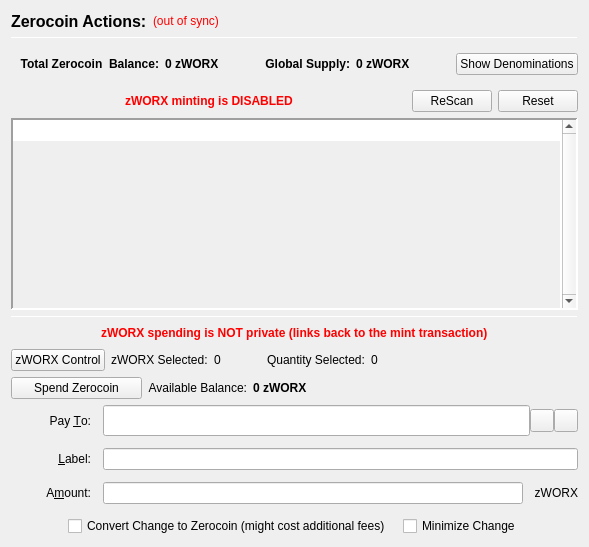
                  <widget class="QFrame" name="verticalFrameLeft">
                   <layout class="QVBoxLayout" name="verticalLayout_2">
                    <item>
                     <layout class="QVBoxLayout" name="verticalLayout_3">
                      <item>
                       <layout class="QHBoxLayout" name="horizontalLayout_3">
                        <item>
                         <widget class="QLabel" name="labelzWORXActions">
                          <property name="font">
                           <font>
                            <pointsize>12</pointsize>
                            <weight>75</weight>
                            <bold>true</bold>
                           </font>
                          </property>
                          <property name="text">
                           <string>Zerocoin Actions:</string>
                          </property>
                          <property name="alignment">
                           <set>Qt::AlignLeading|Qt::AlignLeft|Qt::AlignVCenter</set>
                          </property>
                         </widget>
                        </item>
                        <item>
                         <widget class="QLabel" name="labelzWORXSyncStatus">
                          <property name="toolTip">
                           <string>The displayed information may be out of date. Your wallet automatically synchronizes with the WORX network after a connection is established, but this process has not completed yet.</string>
                          </property>
                          <property name="styleSheet">
                           <string notr="true">QLabel { color: red; }</string>
                          </property>
                          <property name="text">
                           <string notr="true">(out of sync)</string>
                          </property>
                          <property name="alignment">
                           <set>Qt::AlignLeading|Qt::AlignLeft|Qt::AlignVCenter</set>
                          </property>
                         </widget>
                        </item>
                        <item>
                         <spacer name="horizontalSpacer">
                          <property name="orientation">
                           <enum>Qt::Horizontal</enum>
                          </property>
                          <property name="sizeHint" stdset="0">
                           <size>
                            <width>40</width>
                            <height>20</height>
                           </size>
                          </property>
                         </spacer>
                        </item>
                       </layout>
                      </item>
                      <item>
                       <widget class="Line" name="lineUpperLeft">
                        <property name="minimumSize">
                         <size>
                          <width>0</width>
                          <height>1</height>
                         </size>
                        </property>
                        <property name="maximumSize">
                         <size>
                          <width>16777215</width>
                          <height>1</height>
                         </size>
                        </property>
                        <property name="frameShadow">
                         <enum>QFrame::Sunken</enum>
                        </property>
                        <property name="orientation">
                         <enum>Qt::Horizontal</enum>
                        </property>
                       </widget>
                      </item>
                      <item>
                       <widget class="QFrame" name="balanceSupplyFrame">
                        <layout class="QHBoxLayout" name="horizontalLayout_2" stretch="0,0,0,1,0">
                         <property name="rightMargin">
                          <number>0</number>
                         </property>
                         <item>
                          <layout class="QHBoxLayout" name="horizontalLayout_34">
                           <item>
                            <widget class="QLabel" name="labelzAvailableText_3">
                             <property name="font">
                              <font>
                               <weight>75</weight>
                               <bold>true</bold>
                              </font>
                             </property>
                             <property name="toolTip">
                              <string>Total Balance including unconfirmed and immature zWORX</string>
                             </property>
                             <property name="text">
                              <string>Total Zerocoin  Balance:</string>
                             </property>
                             <property name="alignment">
                              <set>Qt::AlignRight|Qt::AlignTrailing|Qt::AlignVCenter</set>
                             </property>
                            </widget>
                           </item>
                           <item>
                            <widget class="QLabel" name="labelzAvailableAmount_4">
                             <property name="minimumSize">
                              <size>
                               <width>40</width>
                               <height>0</height>
                              </size>
                             </property>
                             <property name="font">
                              <font>
                               <weight>75</weight>
                               <bold>true</bold>
                              </font>
                             </property>
                             <property name="toolTip">
                              <string>Total Balance including unconfirmed and immature zWORX</string>
                             </property>
                             <property name="text">
                              <string>0 zWORX</string>
                             </property>
                             <property name="alignment">
                              <set>Qt::AlignLeading|Qt::AlignLeft|Qt::AlignVCenter</set>
                             </property>
                            </widget>
                           </item>
                          </layout>
                         </item>
                         <item>
                          <spacer name="horizontalSpacer_32">
                           <property name="orientation">
                            <enum>Qt::Horizontal</enum>
                           </property>
                           <property name="sizeHint" stdset="0">
                            <size>
                             <width>40</width>
                             <height>20</height>
                            </size>
                           </property>
                          </spacer>
                         </item>
                         <item>
                          <layout class="QHBoxLayout" name="horizontalLayout_35">
                           <item>
                            <widget class="QLabel" name="labelZsupplyText_2">
                             <property name="font">
                              <font>
                               <weight>75</weight>
                               <bold>true</bold>
                              </font>
                             </property>
                             <property name="text">
                              <string>Global Supply:</string>
                             </property>
                             <property name="alignment">
                              <set>Qt::AlignRight|Qt::AlignTrailing|Qt::AlignVCenter</set>
                             </property>
                            </widget>
                           </item>
                           <item>
                            <widget class="QLabel" name="labelZsupplyAmount_2">
                             <property name="font">
                              <font>
                               <weight>75</weight>
                               <bold>true</bold>
                              </font>
                             </property>
                             <property name="text">
                              <string>0 zWORX</string>
                             </property>
                            </widget>
                           </item>
                          </layout>
                         </item>
                         <item>
                          <spacer name="horizontalSpacer_31">
                           <property name="orientation">
                            <enum>Qt::Horizontal</enum>
                           </property>
                           <property name="sizeHint" stdset="0">
                            <size>
                             <width>40</width>
                             <height>20</height>
                            </size>
                           </property>
                          </spacer>
                         </item>
                         <item>
                          <widget class="QPushButton" name="pushButtonShowDenoms">
                           <property name="toolTip">
                            <string>Show zWORX denominations list</string>
                           </property>
                           <property name="text">
                            <string>Show Denominations</string>
                           </property>
                          </widget>
                         </item>
                        </layout>
                       </widget>
                      </item>
                      <item>
                       <layout class="QHBoxLayout" name="horizontalLayout_4">
                        <item>
                         <spacer name="horizontalSpacer_2">
                          <property name="orientation">
                           <enum>Qt::Horizontal</enum>
                          </property>
                          <property name="sizeHint" stdset="0">
                           <size>
                            <width>40</width>
                            <height>20</height>
                           </size>
                          </property>
                         </spacer>
                        </item>
                        <item>
                         <widget class="QLabel" name="label">
                          <property name="styleSheet">
                           <string notr="true">color: red;
font-weight: bold;</string>
                          </property>
                          <property name="text">
                           <string>zWORX minting is DISABLED</string>
                          </property>
                         </widget>
                        </item>
                        <item>
                         <spacer name="horizontalSpacer_3">
                          <property name="orientation">
                           <enum>Qt::Horizontal</enum>
                          </property>
                          <property name="sizeHint" stdset="0">
                           <size>
                            <width>40</width>
                            <height>20</height>
                           </size>
                          </property>
                         </spacer>
                        </item>
                        <item>
                         <widget class="QPushButton" name="pushButtonMintReset">
                          <property name="maximumSize">
                           <size>
                            <width>80</width>
                            <height>16777215</height>
                           </size>
                          </property>
                          <property name="toolTip">
                           <string>Rescan the complete blockchain for  Zerocoin mints and their meta-data.</string>
                          </property>
                          <property name="text">
                           <string>ReScan</string>
                          </property>
                         </widget>
                        </item>
                        <item>
                         <widget class="QPushButton" name="pushButtonSpentReset">
                          <property name="maximumSize">
                           <size>
                            <width>80</width>
                            <height>16777215</height>
                           </size>
                          </property>
                          <property name="toolTip">
                           <string>Reset Zerocoin Wallet DB. Deletes transactions that did not make it into the blockchain.</string>
                          </property>
                          <property name="text">
                           <string>Reset</string>
                          </property>
                         </widget>
                        </item>
                       </layout>
                      </item>
                      <item>
                       <widget class="QPlainTextEdit" name="TEMintStatus">
                        <property name="font">
                         <font>
                          <pointsize>8</pointsize>
                         </font>
                        </property>
                        <property name="toolTip">
                         <string>Status and/or Mesages from the last Mint Action.</string>
                        </property>
                        <property name="frameShape">
                         <enum>QFrame::Panel</enum>
                        </property>
                        <property name="frameShadow">
                         <enum>QFrame::Sunken</enum>
                        </property>
                        <property name="lineWidth">
                         <number>2</number>
                        </property>
                        <property name="midLineWidth">
                         <number>2</number>
                        </property>
                        <property name="verticalScrollBarPolicy">
                         <enum>Qt::ScrollBarAlwaysOn</enum>
                        </property>
                        <property name="horizontalScrollBarPolicy">
                         <enum>Qt::ScrollBarAlwaysOff</enum>
                        </property>
                        <property name="readOnly">
                         <bool>true</bool>
                        </property>
                        <property name="plainText">
                         <string notr="true"/>
                        </property>
                        <property name="backgroundVisible">
                         <bool>true</bool>
                        </property>
                       </widget>
                      </item>
                      <item>
                       <widget class="Line" name="line">
                        <property name="minimumSize">
                         <size>
                          <width>0</width>
                          <height>1</height>
                         </size>
                        </property>
                        <property name="maximumSize">
                         <size>
                          <width>16777215</width>
                          <height>1</height>
                         </size>
                        </property>
                        <property name="orientation">
                         <enum>Qt::Horizontal</enum>
                        </property>
                       </widget>
                      </item>
                      <item>
                       <layout class="QHBoxLayout" name="horizontalLayout_7">
                        <item>
                         <spacer name="horizontalSpacer_18">
                          <property name="orientation">
                           <enum>Qt::Horizontal</enum>
                          </property>
                          <property name="sizeHint" stdset="0">
                           <size>
                            <width>40</width>
                            <height>20</height>
                           </size>
                          </property>
                         </spacer>
                        </item>
                        <item>
                         <widget class="QLabel" name="label_2">
                          <property name="styleSheet">
                           <string notr="true">color: red;
font-weight: bold;</string>
                          </property>
                          <property name="text">
                           <string>zWORX spending is NOT private (links back to the mint transaction)</string>
                          </property>
                         </widget>
                        </item>
                        <item>
                         <spacer name="horizontalSpacer_30">
                          <property name="orientation">
                           <enum>Qt::Horizontal</enum>
                          </property>
                          <property name="sizeHint" stdset="0">
                           <size>
                            <width>40</width>
                            <height>20</height>
                           </size>
                          </property>
                         </spacer>
                        </item>
                       </layout>
                      </item>
                      <item>
                       <layout class="QHBoxLayout" name="horizontalLayout_24">
                        <property name="leftMargin">
                         <number>0</number>
                        </property>
                        <property name="bottomMargin">
                         <number>0</number>
                        </property>
                        <item>
                         <widget class="QPushButton" name="pushButtonZWorxControl">
                          <property name="text">
                           <string>zWORX Control</string>
                          </property>
                         </widget>
                        </item>
                        <item>
                         <widget class="QLabel" name="labelzWorxSelected">
                          <property name="text">
                           <string>zWORX Selected:</string>
                          </property>
                         </widget>
                        </item>
                        <item>
                         <widget class="QLabel" name="labelzWorxSelected_int">
                          <property name="text">
                           <string>0</string>
                          </property>
                         </widget>
                        </item>
                        <item>
                         <spacer name="horizontalSpacer_17">
                          <property name="orientation">
                           <enum>Qt::Horizontal</enum>
                          </property>
                          <property name="sizeType">
                           <enum>QSizePolicy::Fixed</enum>
                          </property>
                          <property name="sizeHint" stdset="0">
                           <size>
                            <width>40</width>
                            <height>20</height>
                           </size>
                          </property>
                         </spacer>
                        </item>
                        <item>
                         <widget class="QLabel" name="labelQuantitySelected">
                          <property name="text">
                           <string>Quantity Selected:</string>
                          </property>
                         </widget>
                        </item>
                        <item>
                         <widget class="QLabel" name="labelQuantitySelected_int">
                          <property name="text">
                           <string>0</string>
                          </property>
                         </widget>
                        </item>
                        <item>
                         <spacer name="horizontalSpacer_19">
                          <property name="orientation">
                           <enum>Qt::Horizontal</enum>
                          </property>
                          <property name="sizeHint" stdset="0">
                           <size>
                            <width>40</width>
                            <height>20</height>
                           </size>
                          </property>
                         </spacer>
                        </item>
                       </layout>
                      </item>
                      <item>
                       <layout class="QHBoxLayout" name="horizontalLayout_6">
                        <item>
                         <widget class="QPushButton" name="pushButtonSpendzWORX">
                          <property name="minimumSize">
                           <size>
                            <width>131</width>
                            <height>0</height>
                           </size>
                          </property>
                          <property name="toolTip">
                           <string>Spend Zerocoin. Without 'Pay To:' address creates payments to yourself.</string>
                          </property>
                          <property name="text">
                           <string>Spend Zerocoin</string>
                          </property>
                         </widget>
                        </item>
                        <item>
                         <widget class="QLabel" name="labelzWORXBalanceText">
                          <property name="toolTip">
                           <string>Available (mature and spendable) zWORX for spending</string>
                          </property>
                          <property name="text">
                           <string>Available Balance:</string>
                          </property>
                          <property name="alignment">
                           <set>Qt::AlignRight|Qt::AlignTrailing|Qt::AlignVCenter</set>
                          </property>
                         </widget>
                        </item>
                        <item>
                         <widget class="QLabel" name="labelzAvailableAmount_2">
                          <property name="font">
                           <font>
                            <weight>75</weight>
                            <bold>true</bold>
                           </font>
                          </property>
                          <property name="toolTip">
                           <string>Available (mature and spendable) zWORX for spending

zWORX are mature when they have more than 20 confirmations AND more than 2 mints of the same denomination after them were minted</string>
                          </property>
                          <property name="text">
                           <string>0 zWORX</string>
                          </property>
                          <property name="alignment">
                           <set>Qt::AlignLeading|Qt::AlignLeft|Qt::AlignVCenter</set>
                          </property>
                         </widget>
                        </item>
                        <item>
                         <spacer name="horizontalSpacer_4">
                          <property name="orientation">
                           <enum>Qt::Horizontal</enum>
                          </property>
                          <property name="sizeHint" stdset="0">
                           <size>
                            <width>40</width>
                            <height>20</height>
                           </size>
                          </property>
                         </spacer>
                        </item>
                       </layout>
                      </item>
                      <item>
                       <layout class="QGridLayout" name="gridLayout_7">
                        <property name="spacing">
                         <number>12</number>
                        </property>
                        <item row="0" column="0">
                         <widget class="QLabel" name="payToLabel">
                          <property name="minimumSize">
                           <size>
                            <width>80</width>
                            <height>0</height>
                           </size>
                          </property>
                          <property name="text">
                           <string>Pay &amp;To:</string>
                          </property>
                          <property name="alignment">
                           <set>Qt::AlignRight|Qt::AlignTrailing|Qt::AlignVCenter</set>
                          </property>
                          <property name="buddy">
                           <cstring>payTo</cstring>
                          </property>
                         </widget>
                        </item>
                        <item row="0" column="1">
                         <layout class="QHBoxLayout" name="payToLayout">
                          <property name="spacing">
                           <number>0</number>
                          </property>
                          <item>
                           <widget class="QValidatedLineEdit" name="payTo">
                            <property name="enabled">
                             <bool>true</bool>
                            </property>
                            <property name="minimumSize">
                             <size>
                              <width>0</width>
                              <height>31</height>
                             </size>
                            </property>
                            <property name="toolTip">
                             <string>The WORX address to send the payment to. Creates local payment to yourself when empty.</string>
                            </property>
                           </widget>
                          </item>
                          <item>
                           <widget class="QToolButton" name="addressBookButton">
                            <property name="toolTip">
                             <string>Choose previously used address</string>
                            </property>
                            <property name="text">
                             <string/>
                            </property>
                            <property name="icon">
                             <iconset resource="../worx.qrc">
                              <normaloff>:/icons/address-book</normaloff>:/icons/address-book</iconset>
                            </property>
                            <property name="shortcut">
                             <string>Alt+A</string>
                            </property>
                           </widget>
                          </item>
                          <item>
                           <widget class="QToolButton" name="pasteButton">
                            <property name="toolTip">
                             <string>Paste address from clipboard</string>
                            </property>
                            <property name="text">
                             <string/>
                            </property>
                            <property name="icon">
                             <iconset resource="../worx.qrc">
                              <normaloff>:/icons/editpaste</normaloff>:/icons/editpaste</iconset>
                            </property>
                            <property name="shortcut">
                             <string>Alt+P</string>
                            </property>
                           </widget>
                          </item>
                         </layout>
                        </item>
                        <item row="1" column="0">
                         <widget class="QLabel" name="labelLabel">
                          <property name="minimumSize">
                           <size>
                            <width>80</width>
                            <height>0</height>
                           </size>
                          </property>
                          <property name="text">
                           <string>&amp;Label:</string>
                          </property>
                          <property name="alignment">
                           <set>Qt::AlignRight|Qt::AlignTrailing|Qt::AlignVCenter</set>
                          </property>
                          <property name="buddy">
                           <cstring>addAsLabel</cstring>
                          </property>
                         </widget>
                        </item>
                        <item row="1" column="1">
                         <widget class="QLineEdit" name="addAsLabel">
                          <property name="toolTip">
                           <string>Enter a label for this address to add it to the list of used addresses</string>
                          </property>
                         </widget>
                        </item>
                        <item row="2" column="0">
                         <widget class="QLabel" name="amountLabel">
                          <property name="minimumSize">
                           <size>
                            <width>80</width>
                            <height>0</height>
                           </size>
                          </property>
                          <property name="text">
                           <string>A&amp;mount:</string>
                          </property>
                          <property name="alignment">
                           <set>Qt::AlignRight|Qt::AlignTrailing|Qt::AlignVCenter</set>
                          </property>
                          <property name="buddy">
                           <cstring>zWORXpayAmount</cstring>
                          </property>
                         </widget>
                        </item>
                        <item row="2" column="1">
                         <layout class="QHBoxLayout" name="horizontalLayout_9">
                          <property name="spacing">
                           <number>0</number>
                          </property>
                          <item>
                           <widget class="QLineEdit" name="zWORXpayAmount"/>
                          </item>
                          <item>
                           <widget class="QLabel" name="labelzWORX">
                            <property name="minimumSize">
                             <size>
                              <width>55</width>
                              <height>0</height>
                             </size>
                            </property>
                            <property name="text">
                             <string>zWORX</string>
                            </property>
                            <property name="alignment">
                             <set>Qt::AlignRight|Qt::AlignTrailing|Qt::AlignVCenter</set>
                            </property>
                           </widget>
                          </item>
                         </layout>
                        </item>
                        <item row="3" column="0" colspan="2">
                         <layout class="QHBoxLayout" name="horizontalLayout_10">
                          <item>
                           <spacer name="horizontalSpacer_5">
                            <property name="orientation">
                             <enum>Qt::Horizontal</enum>
                            </property>
                            <property name="sizeHint" stdset="0">
                             <size>
                              <width>40</width>
                              <height>20</height>
                             </size>
                            </property>
                           </spacer>
                          </item>
                          <item>
                           <widget class="QCheckBox" name="checkBoxMintChange">
                            <property name="sizePolicy">
                             <sizepolicy hsizetype="MinimumExpanding" vsizetype="Fixed">
                              <horstretch>0</horstretch>
                              <verstretch>0</verstretch>
                             </sizepolicy>
                            </property>
                            <property name="layoutDirection">
                             <enum>Qt::LeftToRight</enum>
                            </property>
                            <property name="text">
                             <string>Convert Change to Zerocoin (might cost additional fees)</string>
                            </property>
                           </widget>
                          </item>
                          <item>
                           <widget class="QCheckBox" name="checkBoxMinimizeChange">
                            <property name="toolTip">
                             <string>If checked, the wallet tries to minimize the returning change instead of minimizing the number of spent denominations.</string>
                            </property>
                            <property name="text">
                             <string>Minimize Change</string>
                            </property>
                           </widget>
                          </item>
                          <item>
                           <spacer name="horizontalSpacer_6">
                            <property name="orientation">
                             <enum>Qt::Horizontal</enum>
                            </property>
                            <property name="sizeHint" stdset="0">
                             <size>
                              <width>40</width>
                              <height>20</height>
                             </size>
                            </property>
                           </spacer>
                          </item>
                         </layout>
                        </item>
                       </layout>
                      </item>
                     </layout>
                    </item>
                   </layout>
                  </widget>
